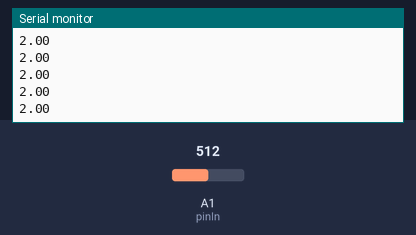
A sketch run on a simulated Arduino Uno, built with avr-gcc and run on an emulated ATmega328P. On the bench: the last lines printed to the serial monitor. Inputs (shaded band) come from the test bench; at power-on: A1 (pinIn) = 512.

Above: at 1.2 s.
1.3 s: A1 (pinIn) set to 716
At 2.4 s:
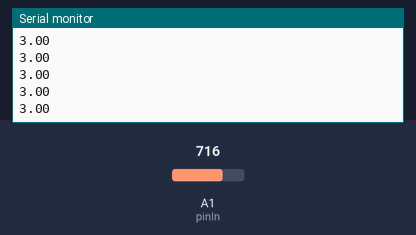
2.8 s: A1 (pinIn) set to 900
At 3.4 s:
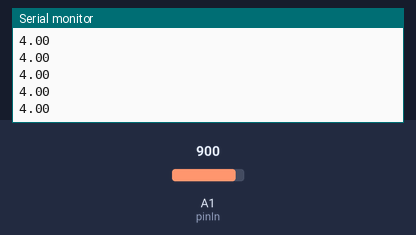
Timing chart, 0 to 5.8 s (numbered marks = the images above; inputs shaded):
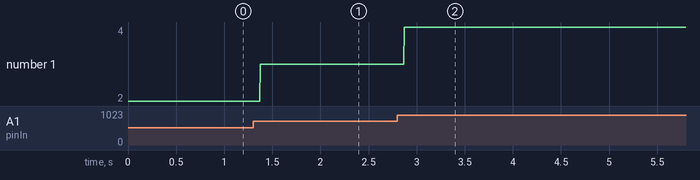

Measured:
- after the input at 1.3 s, the serial monitor: prints a new line after 0.07 s (image 1)
- after the input at 2.8 s, the serial monitor: prints a new line after 0.07 s (image 2)
- plotted number 1: 2 → 3 after the input at 1.3 s, 3 → 4 after the input at 2.8 s

The sketch:

not_-_needed.ino
```cpp
int pinIn = A1;
float valIn;

void setup() {
  // put your setup code here, to run once:
  Serial.begin(9600);
  pinMode(pinIn, INPUT);
}

void loop() {
  // put your main code here, to run repeatedly:
  valIn = analogRead(pinIn);
  valIn = map(valIn,0,1023.0,0,5.0);
  Serial.println(valIn);
}
```
